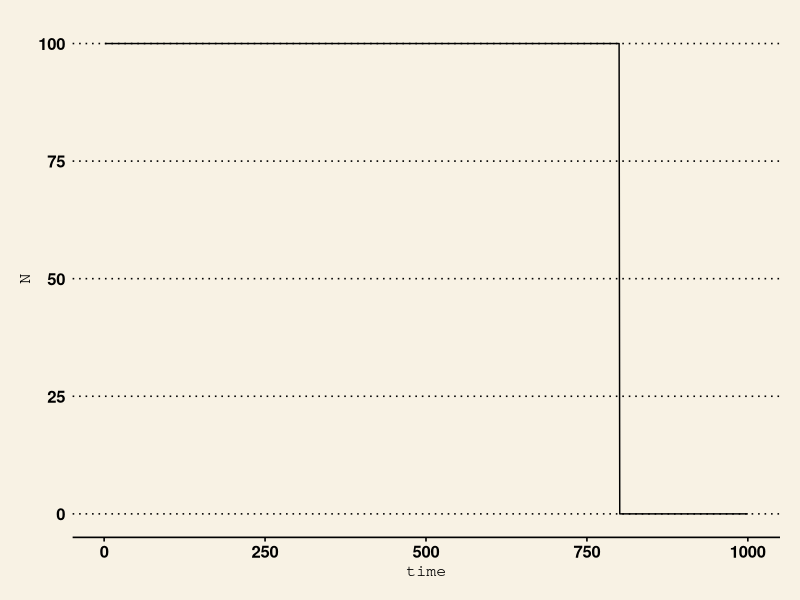
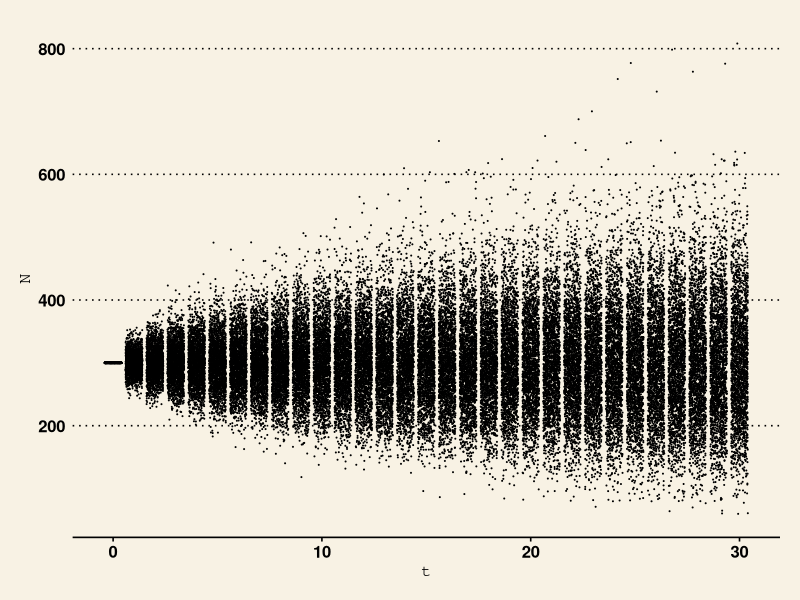
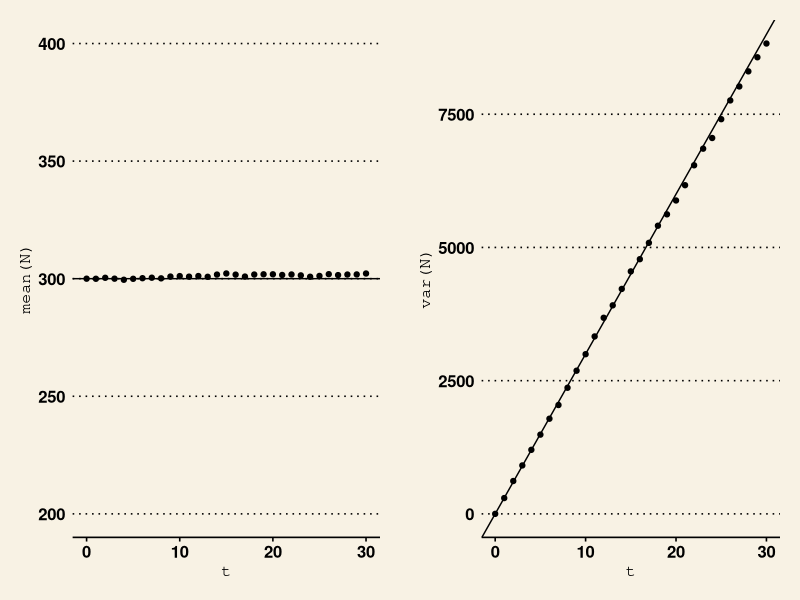

Write the R code that produced these figures, in order.
## ---- chunk 1
knitr::opts_chunk$set(echo = TRUE)
## ---- chunk 2
require(ggpubr)
require(ggplot2)
require(ggthemes)
time <- 1:1000
N <- c(rep(100,800),rep(0,200))
df <- data.frame(time,N)
ggplot(df,aes(x=time,y=N))+geom_line()+theme_wsj()+theme(axis.title=element_text(size=12))
## ---- chunk 3

N <- NULL
N2 <- NULL
W <- 1
t <- 1:30
for(j in 1:2000){
  NN <- 300
  for(i in t){
    Np <- rpois(1,NN[i]*W)
    NN <- c(NN,Np)
  }
  N <- rbind(N,NN)
  N2 <- c(N2,NN)
}
t <- 0:30
data <- data.frame(rep(t,2000),N2)
colnames(data) <- c("t","N")
require(ggplot2)
require(ggthemes)
ggplot(data,aes(x=t,y=N))+geom_jitter(size=.05)+theme_wsj()+theme(axis.title=element_text(size=12))
## ---- chunk 4
mN <- NULL
for(i in (t+1)){
  mN <- c(mN,mean(N[,i]))
}
vN <- NULL
for(i in (t+1)){
  vN <- c(vN,var(N[,i]))
}
dm <- data.frame(t,mN)
dv <- data.frame(t,vN)
plm <- ggplot(dm,aes(x=t,y=mN))+geom_point()+ylim(200,400)+ylab("mean(N)")+geom_abline(slope=0,intercept=300)+theme_wsj()+theme(axis.title=element_text(size=12))
plv <- ggplot(dv,aes(x=t,y=vN))+geom_point()+ylab("var(N)")+geom_abline(slope=300,intercept=0)+theme_wsj()+theme(axis.title=element_text(size=12))
require(gridExtra)
grid.arrange(plm,plv,ncol=2)
